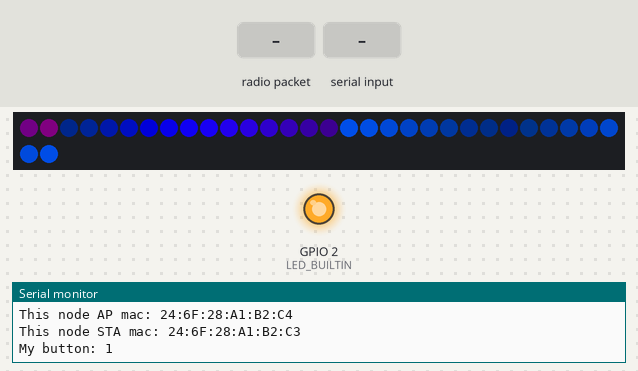
A sketch run on a simulated ESP8266 (Wemos D1 mini). Shown: 32 RGB LEDs in strip order, left to right, continuing on the next row, output pins drawn as LEDs (lit = HIGH, except the on-board LED, lit = LOW), the last lines printed to the serial monitor. The test bench sets the inputs (shaded band). Dim RGB values are drawn brighter than linear; random numbers use the default seed unless the sketch sets one.

Above: at 1.3 s.
1.4 s: radio packet "w" arrives
At 1.65 s:
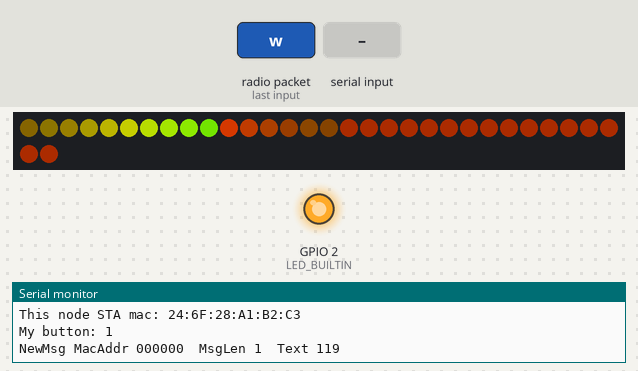
3.9 s: "w" received over Serial
At 5.05 s:
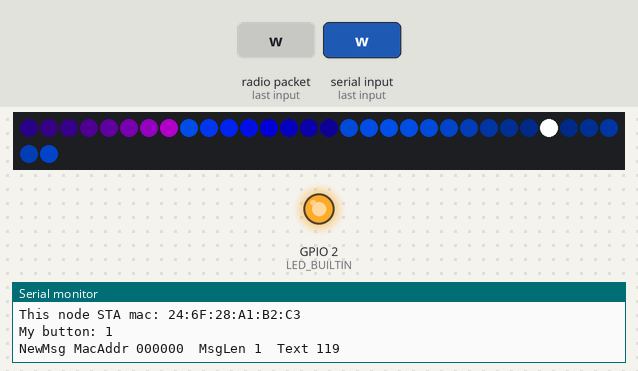
6.9 s: radio packet "1" arrives
At 7.45 s:
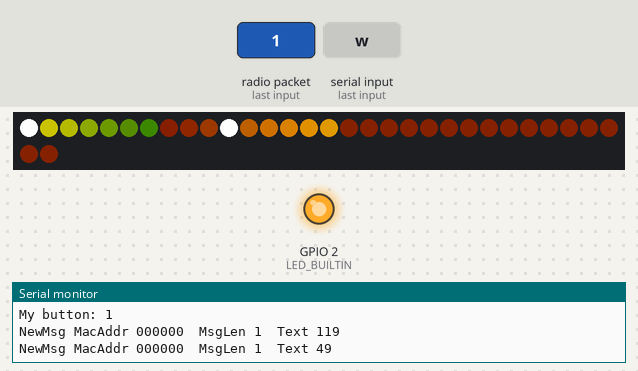
9.9 s: radio packet "0" arrives
At 10.15 s:
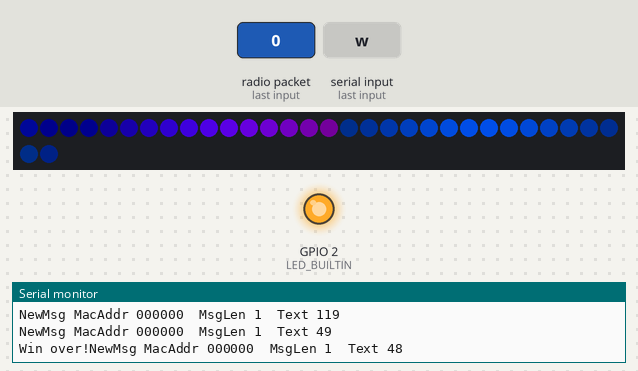
12.7 s: "1\n" received over Serial
At 14.15 s:
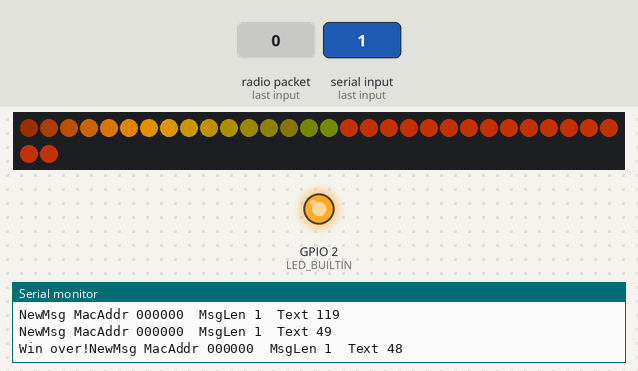
15.7 s: "w" received over Serial
At 15.7 s:
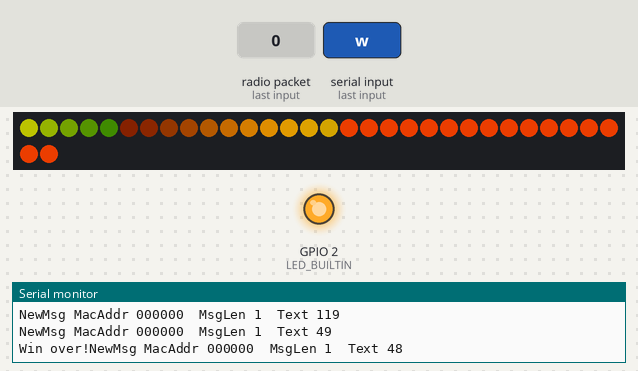
Timing chart, 0 to 18.7 s (numbered marks = the images above; inputs shaded):
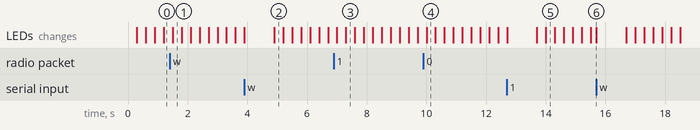

The sketch:

DomeRings.ino
```cpp
// DOME Rings for Phoenix' Wellcome Collection exhibiton

// Designed to run on an ESP8266 (Wemos D1 Mini).
// The master is connected via Serial to the Teensy that runs the DomeButtons

#include <Bounce2.h>
#include <c_types.h>
#include <espnow.h>
#include <ESP8266WiFi.h>
#include <FastLED.h>

#define NUM_LEDS 16 * 2

#define LED_PIN 5

CRGB leds[NUM_LEDS];

bool receiverUnit = false;

int buttonCenterHue[] = {20, 70, 130, 172, 200};
int buttonState[] = { 0,0,0,0,0 };
float buttonPower[] = { 0,0,0,0,0 };

bool win = false;
bool superWin = false;

int buttonPulseState = 0;

int pressedButtonsPulseState = 0;

long timeWin = 0;

int winDuration = 5000; // ms
int superWinDuration = 20000; // ms

int dt = 0; // deltatime

long previousTime = 0;

int fps = 0;
int myButton = 0;


// broadcast address
uint8_t remoteMac[] = { 0xff, 0xff, 0xff, 0xff, 0xff, 0xff };

#define WIFI_CHANNEL 4

struct __attribute__((packed)) DataStruct {
	char text[32];
	unsigned long time;
};

DataStruct myData;
unsigned long lastSentMillis;
unsigned long sendIntervalMillis = 1000;
unsigned long sentMicros;
unsigned long ackMicros;

unsigned long lastBlinkMillis;
unsigned long fastBlinkMillis = 200;
unsigned long slowBlinkMillis = 700;
unsigned long blinkIntervalMillis = slowBlinkMillis;

void sendESPNowData(uint8_t data)
{
	uint8_t bs[1];
	bs[0] = data;
	esp_now_send(NULL, bs, 1); // NULL means send to all peers
}


void sendData()
{
	if (millis() - lastSentMillis >= sendIntervalMillis)
	{
		lastSentMillis += sendIntervalMillis;
		myData.time = millis();
		uint8_t bs[sizeof(myData)];
		memcpy(bs, &myData, sizeof(myData));
		sentMicros = micros();
		esp_now_send(NULL, bs, sizeof(myData)); // NULL means send to all peers
		Serial.println("sent data");
	}
}

void receiveCallBackFunction(uint8_t* senderMac, uint8_t* incomingData, uint8_t len)
{
	memcpy(&myData, incomingData, sizeof(myData));
	Serial.print("NewMsg ");
	Serial.print("MacAddr ");
	for (byte n = 0; n < 6; n++) {
		Serial.print(senderMac[n], HEX);
	}
	Serial.print("  MsgLen ");
	Serial.print(len);
	Serial.print("  Text ");
	//Serial.print(myData.text);
	Serial.print(incomingData[0]);
	setButtons(incomingData[0]);
	Serial.println();
}

void sendCallBackFunction(uint8_t* mac, uint8_t sendStatus) {

}

void setup()
{
	pinMode(LED_BUILTIN, OUTPUT);
	Serial.begin(9600); // to PC
	delay(100);
	FastLED.addLeds<WS2812B, LED_PIN, GRB>(leds, NUM_LEDS);

	// there is one sender and 5 receiver units. Distinguish by mac address.
	// The sender sits on the board next to the teensy and receives button states via serial,
	// and sends that onwards to all the other ESP chips via the ESPNow protocol.
	receiverUnit = !(WiFi.softAPmacAddress().equals("5E:CF:7F:2B:B6:AD"));
	Serial.print("Set as receiver: "); Serial.println(receiverUnit);
	Serial.print("This node AP mac: "); Serial.println(WiFi.softAPmacAddress());
	Serial.print("This node STA mac: "); Serial.println(WiFi.macAddress());
	// espnow stuff
	WiFi.mode(WIFI_STA); // Station mode for esp-now controller
	WiFi.disconnect();
	esp_now_init();
	if (receiverUnit)
	{
		esp_now_set_self_role(ESP_NOW_ROLE_SLAVE);
		esp_now_register_recv_cb(receiveCallBackFunction);
	}
	else
	{
		esp_now_set_self_role(ESP_NOW_ROLE_CONTROLLER);
		esp_now_add_peer(remoteMac, ESP_NOW_ROLE_SLAVE, WIFI_CHANNEL, NULL, 0);
		esp_now_register_send_cb(sendCallBackFunction);
	}
	myButton = 0;
	String s = WiFi.softAPmacAddress();
	// identify our button number by the macaddress of the ESP
	if (s.endsWith("50")) myButton = 1;
	if (s.endsWith("F4")) myButton = 2;
	if (s.endsWith("E1")) myButton = 3;
	if (s.endsWith(":82")) myButton = 4;
	Serial.print("My button: "); Serial.println(myButton + 1);
}

void setPixel(int pos, CRGB col)
{
	if (pos >= 0 && pos < NUM_LEDS)
	{
		leds[pos] = col;
	}
}

void setButtons(int input)
{
	buttonState[0] = input % 2 == 1;
	buttonState[1] = (input / 2) % 2 == 1;
	buttonState[2] = (input / 4) % 2 == 1;
	buttonState[3] = (input / 8) % 2 == 1;
	buttonState[4] = (input / 16) % 2 == 1;
}

void checkSerial()
{
	int available = Serial.available();
	if (available == 0) return;

	byte input = Serial.read();
	Serial.print("Sending button value: "); Serial.println(input);
	sendESPNowData(input);

	setButtons(input);

}

// win and superwin aren't actually transmitted to the rings yet
void drawWin()
{
	int wintime = millis() - timeWin;
	int brightness = 255;
	if (superWin && wintime + 1000 > superWinDuration)
	{
		brightness = 255 * (superWinDuration - wintime) / 1000;
	}
	if (!superWin && win && wintime + 1000 > winDuration)
	{
		brightness = 255 * (winDuration - wintime) / 1000;
	}
	for (int i = 0; i < NUM_LEDS; i++)
	{
		if (random(0, 100) > 97) // sparkle
			setPixel(i, CRGB(brightness, brightness, brightness));
	}
}

void drawSuperWin()
{
	int wintime = millis() - timeWin;
	int brightness = 255;
	if (superWin && wintime + 1000 > superWinDuration)
	{
		brightness = 255 * (superWinDuration - wintime) / 1000;
	}
	if (!superWin && win && wintime + 1000 > winDuration)
	{
		brightness = 255 * (winDuration - wintime) / 1000;
	}
	for (int i = 0; i < NUM_LEDS; i++)
	{
		int pulse = beatsin8(120, 50, 255, 0, i);
		int hue = (i + (wintime / 10)) % 255;
		setPixel(i, CHSV(hue, 255, brightness));

		if (random(0, 100) > 95) // sparkle
			setPixel(i, CRGB(brightness, brightness, brightness));
	}
}

void drawButtonEffects()
{
	float decaySpeed = 3.0f;
	int pressedButtons = 0;
	for (int i = 0; i < 5; i++)
	{
		pressedButtons += buttonState[i];
	}

	pressedButtonsPulseState += dt * (pressedButtons + 1);
	int i = myButton;
	int hue = buttonCenterHue[i];

	if (buttonState[i] == 1)
	{
		buttonPulseState += dt * 12;

	}
	else
	{
		hue = (hue + 128) % 255;
		buttonPulseState += dt * 4;
	}
	float sineModifier = sin(buttonPulseState / 1000.0f) + 1.0f;
	for (int j = 0; j < 16; j++)
	{
		if (buttonState[i] == 0)
			sineModifier = sin(buttonPulseState / 1000.0f + j / 16.0f * 3.14f * 2) + 1.0f;
		float sineModifier2 = sin(pressedButtonsPulseState/ 1000.0f + j / 16.0f * 3.14f * 2) + 1.0f;

		// outward facing button ring
		setPixel(16 + j, CHSV(hue, 255, int((250.0f - 100 * sineModifier))));

		// inside facing
		setPixel(j, CHSV(hue + (((j + pressedButtonsPulseState)) % 20) * 3, 255, int((250.0f - 100 * sineModifier2))));

		if (win)
		{

		}
	}


}


void drawBackground()
{
	// just dim old background a bit
	int decay = 100;
	nscale8(leds, NUM_LEDS, decay);
}

void loop()
{
	dt = millis() - previousTime;
	previousTime = millis();


	if (receiverUnit)
	{
		// for testing with usb connection
		if (Serial.available() > 0)
		{
			String s = Serial.readString();
			if (s.equals("w"))
			{
				//superWin = !superWin;
				win = !win;
				timeWin = millis();
			}
			setButtons(s.toInt());
		}
	}
	else
	{
		checkSerial();
		//sendData();
	}
	drawBackground();
	drawButtonEffects();

	if (superWin)
	{
		if ((millis() - timeWin) < superWinDuration)
		{
			drawSuperWin();
		}
		else
		{
			Serial.print("Superwin over!");
			superWin = false;
			win = false;
		}
	}
	else if (win)
	{
		if ((millis() - timeWin) < winDuration)
		{
			drawWin();
		}
		else
		{
			Serial.print("Win over!");
			win = false;
		}
	}

	FastLED.show();

}
```
